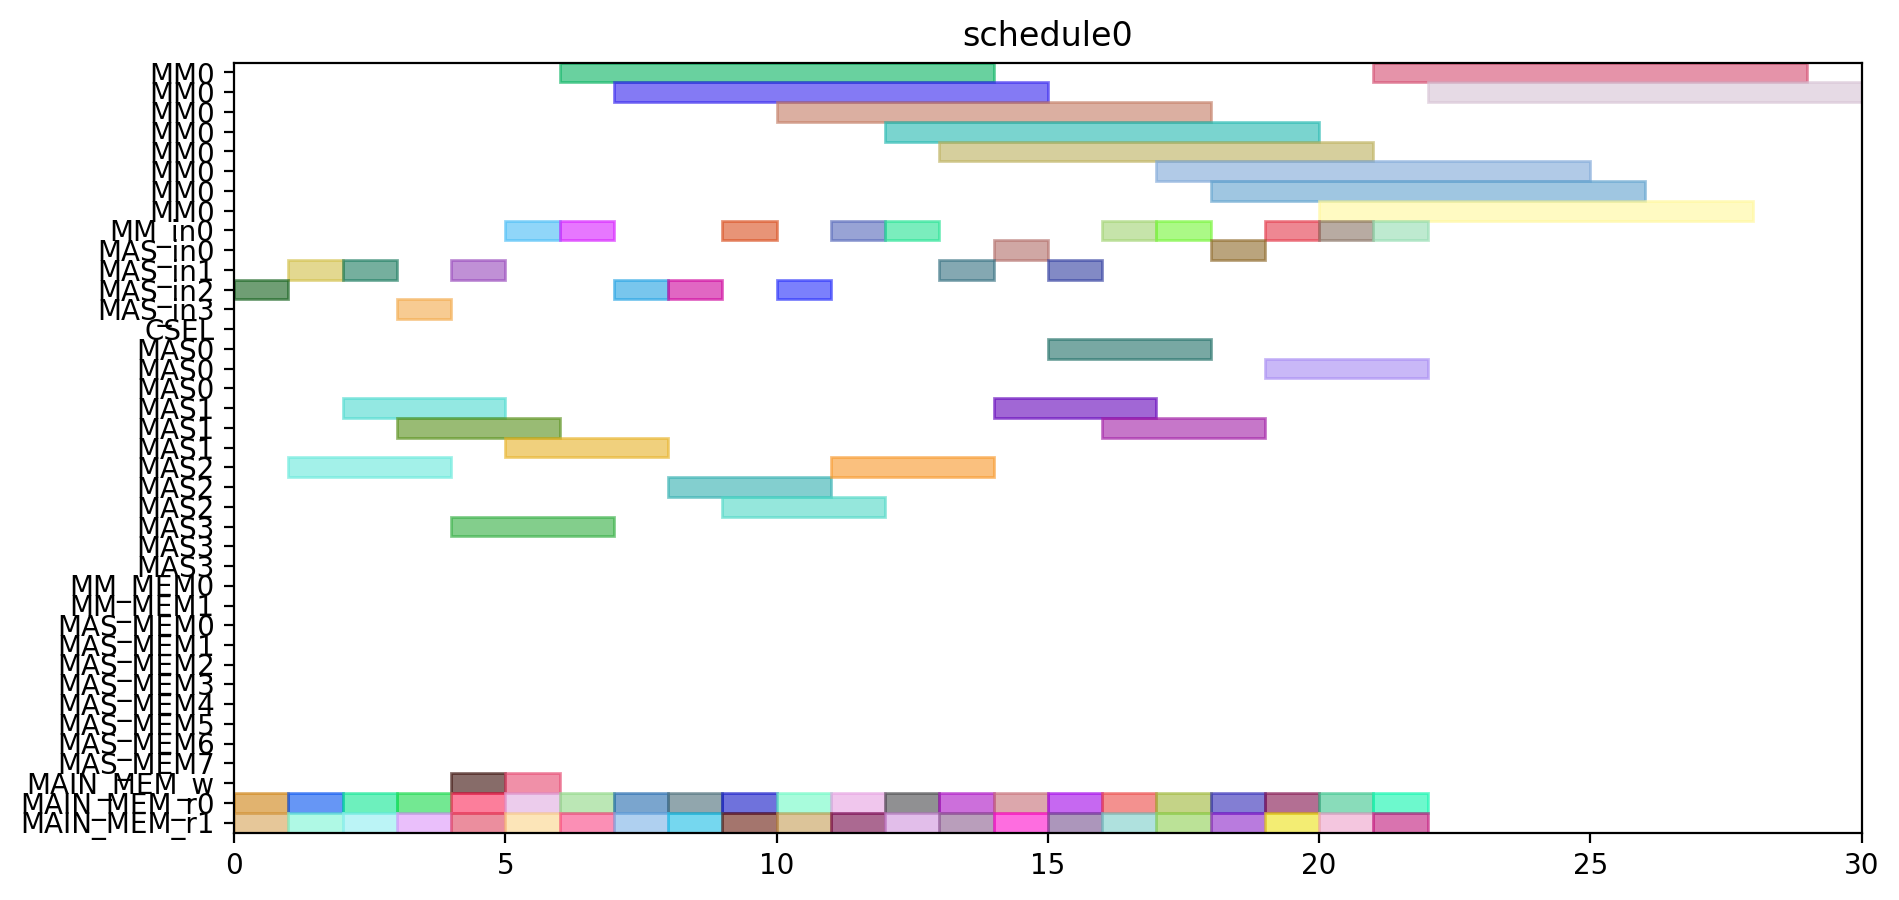

Here is the Python script that generated this plot:
from pyschedule import Scenario, solvers, plotters, alt


def solve():
	horizon = 120
	S = Scenario("schedule0", horizon=horizon)

	# resource
	MM = S.Resources('MM', num=1, size=8)
	MM_in = S.Resources('MM_in', num=1)
	MAS_in = S.Resources('MAS_in', num=4)
	CSEL = S.Resource('CSEL')
	MAS = S.Resources('MAS', num=4, size=3, periods=range(1, horizon))
	MM_MEM = S.Resources('MM_MEM', num=2)
	MAS_MEM = S.Resources('MAS_MEM', num=8)
	MAIN_MEM_w = S.Resource('MAIN_MEM_w', size=1)
	MAIN_MEM_r = S.Resources('MAIN_MEM_r', num=2)

	# result of previous scheduling

	# new tasks
	c10_t0 = S.Task('c10_t0', length=8, delay_cost=1)
	c10_t0 += alt(MM)
	c10_t0_in = S.Task('c10_t0_in', length=1, delay_cost=1)
	c10_t0_in += alt(MM_in)
	S += c10_t0_in*MM_in[0]<=c10_t0*MM[0]
	c10_t0_mem0 = S.Task('c10_t0_mem0', length=1, delay_cost=1)
	c10_t0_mem0 += MAIN_MEM_r[0]
	S += c10_t0_mem0 <= c10_t0

	c10_t0_mem1 = S.Task('c10_t0_mem1', length=1, delay_cost=1)
	c10_t0_mem1 += MAIN_MEM_r[1]
	S += c10_t0_mem1 <= c10_t0

	c10_t1 = S.Task('c10_t1', length=8, delay_cost=1)
	c10_t1 += alt(MM)
	c10_t1_in = S.Task('c10_t1_in', length=1, delay_cost=1)
	c10_t1_in += alt(MM_in)
	S += c10_t1_in*MM_in[0]<=c10_t1*MM[0]
	c10_t1_mem0 = S.Task('c10_t1_mem0', length=1, delay_cost=1)
	c10_t1_mem0 += MAIN_MEM_r[0]
	S += c10_t1_mem0 <= c10_t1

	c10_t1_mem1 = S.Task('c10_t1_mem1', length=1, delay_cost=1)
	c10_t1_mem1 += MAIN_MEM_r[1]
	S += c10_t1_mem1 <= c10_t1

	c10_t2 = S.Task('c10_t2', length=3, delay_cost=1)
	c10_t2 += alt(MAS)
	c10_t2_in = S.Task('c10_t2_in', length=1, delay_cost=1)
	c10_t2_in += alt(MAS_in)
	S += c10_t2_in*MAS_in[0]<=c10_t2*MAS[0]

	S += c10_t2_in*MAS_in[1]<=c10_t2*MAS[1]

	S += c10_t2_in*MAS_in[2]<=c10_t2*MAS[2]

	S += c10_t2_in*MAS_in[3]<=c10_t2*MAS[3]

	c10_t2_mem0 = S.Task('c10_t2_mem0', length=1, delay_cost=1)
	c10_t2_mem0 += MAIN_MEM_r[0]
	S += c10_t2_mem0 <= c10_t2

	c10_t2_mem1 = S.Task('c10_t2_mem1', length=1, delay_cost=1)
	c10_t2_mem1 += MAIN_MEM_r[1]
	S += c10_t2_mem1 <= c10_t2

	c10_t3 = S.Task('c10_t3', length=3, delay_cost=1)
	c10_t3 += alt(MAS)
	c10_t3_in = S.Task('c10_t3_in', length=1, delay_cost=1)
	c10_t3_in += alt(MAS_in)
	S += c10_t3_in*MAS_in[0]<=c10_t3*MAS[0]

	S += c10_t3_in*MAS_in[1]<=c10_t3*MAS[1]

	S += c10_t3_in*MAS_in[2]<=c10_t3*MAS[2]

	S += c10_t3_in*MAS_in[3]<=c10_t3*MAS[3]

	c10_t3_mem0 = S.Task('c10_t3_mem0', length=1, delay_cost=1)
	c10_t3_mem0 += MAIN_MEM_r[0]
	S += c10_t3_mem0 <= c10_t3

	c10_t3_mem1 = S.Task('c10_t3_mem1', length=1, delay_cost=1)
	c10_t3_mem1 += MAIN_MEM_r[1]
	S += c10_t3_mem1 <= c10_t3

	c20_t0 = S.Task('c20_t0', length=8, delay_cost=1)
	c20_t0 += alt(MM)
	c20_t0_in = S.Task('c20_t0_in', length=1, delay_cost=1)
	c20_t0_in += alt(MM_in)
	S += c20_t0_in*MM_in[0]<=c20_t0*MM[0]
	c20_t0_mem0 = S.Task('c20_t0_mem0', length=1, delay_cost=1)
	c20_t0_mem0 += MAIN_MEM_r[0]
	S += c20_t0_mem0 <= c20_t0

	c20_t0_mem1 = S.Task('c20_t0_mem1', length=1, delay_cost=1)
	c20_t0_mem1 += MAIN_MEM_r[1]
	S += c20_t0_mem1 <= c20_t0

	c20_t1 = S.Task('c20_t1', length=8, delay_cost=1)
	c20_t1 += alt(MM)
	c20_t1_in = S.Task('c20_t1_in', length=1, delay_cost=1)
	c20_t1_in += alt(MM_in)
	S += c20_t1_in*MM_in[0]<=c20_t1*MM[0]
	c20_t1_mem0 = S.Task('c20_t1_mem0', length=1, delay_cost=1)
	c20_t1_mem0 += MAIN_MEM_r[0]
	S += c20_t1_mem0 <= c20_t1

	c20_t1_mem1 = S.Task('c20_t1_mem1', length=1, delay_cost=1)
	c20_t1_mem1 += MAIN_MEM_r[1]
	S += c20_t1_mem1 <= c20_t1

	c20_t2 = S.Task('c20_t2', length=3, delay_cost=1)
	c20_t2 += alt(MAS)
	c20_t2_in = S.Task('c20_t2_in', length=1, delay_cost=1)
	c20_t2_in += alt(MAS_in)
	S += c20_t2_in*MAS_in[0]<=c20_t2*MAS[0]

	S += c20_t2_in*MAS_in[1]<=c20_t2*MAS[1]

	S += c20_t2_in*MAS_in[2]<=c20_t2*MAS[2]

	S += c20_t2_in*MAS_in[3]<=c20_t2*MAS[3]

	c20_t2_mem0 = S.Task('c20_t2_mem0', length=1, delay_cost=1)
	c20_t2_mem0 += MAIN_MEM_r[0]
	S += c20_t2_mem0 <= c20_t2

	c20_t2_mem1 = S.Task('c20_t2_mem1', length=1, delay_cost=1)
	c20_t2_mem1 += MAIN_MEM_r[1]
	S += c20_t2_mem1 <= c20_t2

	c20_t3 = S.Task('c20_t3', length=3, delay_cost=1)
	c20_t3 += alt(MAS)
	c20_t3_in = S.Task('c20_t3_in', length=1, delay_cost=1)
	c20_t3_in += alt(MAS_in)
	S += c20_t3_in*MAS_in[0]<=c20_t3*MAS[0]

	S += c20_t3_in*MAS_in[1]<=c20_t3*MAS[1]

	S += c20_t3_in*MAS_in[2]<=c20_t3*MAS[2]

	S += c20_t3_in*MAS_in[3]<=c20_t3*MAS[3]

	c20_t3_mem0 = S.Task('c20_t3_mem0', length=1, delay_cost=1)
	c20_t3_mem0 += MAIN_MEM_r[0]
	S += c20_t3_mem0 <= c20_t3

	c20_t3_mem1 = S.Task('c20_t3_mem1', length=1, delay_cost=1)
	c20_t3_mem1 += MAIN_MEM_r[1]
	S += c20_t3_mem1 <= c20_t3

	c01_t0 = S.Task('c01_t0', length=8, delay_cost=1)
	c01_t0 += alt(MM)
	c01_t0_in = S.Task('c01_t0_in', length=1, delay_cost=1)
	c01_t0_in += alt(MM_in)
	S += c01_t0_in*MM_in[0]<=c01_t0*MM[0]
	c01_t0_mem0 = S.Task('c01_t0_mem0', length=1, delay_cost=1)
	c01_t0_mem0 += MAIN_MEM_r[0]
	S += c01_t0_mem0 <= c01_t0

	c01_t0_mem1 = S.Task('c01_t0_mem1', length=1, delay_cost=1)
	c01_t0_mem1 += MAIN_MEM_r[1]
	S += c01_t0_mem1 <= c01_t0

	c01_t1 = S.Task('c01_t1', length=8, delay_cost=1)
	c01_t1 += alt(MM)
	c01_t1_in = S.Task('c01_t1_in', length=1, delay_cost=1)
	c01_t1_in += alt(MM_in)
	S += c01_t1_in*MM_in[0]<=c01_t1*MM[0]
	c01_t1_mem0 = S.Task('c01_t1_mem0', length=1, delay_cost=1)
	c01_t1_mem0 += MAIN_MEM_r[0]
	S += c01_t1_mem0 <= c01_t1

	c01_t1_mem1 = S.Task('c01_t1_mem1', length=1, delay_cost=1)
	c01_t1_mem1 += MAIN_MEM_r[1]
	S += c01_t1_mem1 <= c01_t1

	c01_t2 = S.Task('c01_t2', length=3, delay_cost=1)
	c01_t2 += alt(MAS)
	c01_t2_in = S.Task('c01_t2_in', length=1, delay_cost=1)
	c01_t2_in += alt(MAS_in)
	S += c01_t2_in*MAS_in[0]<=c01_t2*MAS[0]

	S += c01_t2_in*MAS_in[1]<=c01_t2*MAS[1]

	S += c01_t2_in*MAS_in[2]<=c01_t2*MAS[2]

	S += c01_t2_in*MAS_in[3]<=c01_t2*MAS[3]

	c01_t2_mem0 = S.Task('c01_t2_mem0', length=1, delay_cost=1)
	c01_t2_mem0 += MAIN_MEM_r[0]
	S += c01_t2_mem0 <= c01_t2

	c01_t2_mem1 = S.Task('c01_t2_mem1', length=1, delay_cost=1)
	c01_t2_mem1 += MAIN_MEM_r[1]
	S += c01_t2_mem1 <= c01_t2

	c01_t3 = S.Task('c01_t3', length=3, delay_cost=1)
	c01_t3 += alt(MAS)
	c01_t3_in = S.Task('c01_t3_in', length=1, delay_cost=1)
	c01_t3_in += alt(MAS_in)
	S += c01_t3_in*MAS_in[0]<=c01_t3*MAS[0]

	S += c01_t3_in*MAS_in[1]<=c01_t3*MAS[1]

	S += c01_t3_in*MAS_in[2]<=c01_t3*MAS[2]

	S += c01_t3_in*MAS_in[3]<=c01_t3*MAS[3]

	c01_t3_mem0 = S.Task('c01_t3_mem0', length=1, delay_cost=1)
	c01_t3_mem0 += MAIN_MEM_r[0]
	S += c01_t3_mem0 <= c01_t3

	c01_t3_mem1 = S.Task('c01_t3_mem1', length=1, delay_cost=1)
	c01_t3_mem1 += MAIN_MEM_r[1]
	S += c01_t3_mem1 <= c01_t3

	c11_t0 = S.Task('c11_t0', length=8, delay_cost=1)
	c11_t0 += alt(MM)
	c11_t0_in = S.Task('c11_t0_in', length=1, delay_cost=1)
	c11_t0_in += alt(MM_in)
	S += c11_t0_in*MM_in[0]<=c11_t0*MM[0]
	c11_t0_mem0 = S.Task('c11_t0_mem0', length=1, delay_cost=1)
	c11_t0_mem0 += MAIN_MEM_r[0]
	S += c11_t0_mem0 <= c11_t0

	c11_t0_mem1 = S.Task('c11_t0_mem1', length=1, delay_cost=1)
	c11_t0_mem1 += MAIN_MEM_r[1]
	S += c11_t0_mem1 <= c11_t0

	c11_t1 = S.Task('c11_t1', length=8, delay_cost=1)
	c11_t1 += alt(MM)
	c11_t1_in = S.Task('c11_t1_in', length=1, delay_cost=1)
	c11_t1_in += alt(MM_in)
	S += c11_t1_in*MM_in[0]<=c11_t1*MM[0]
	c11_t1_mem0 = S.Task('c11_t1_mem0', length=1, delay_cost=1)
	c11_t1_mem0 += MAIN_MEM_r[0]
	S += c11_t1_mem0 <= c11_t1

	c11_t1_mem1 = S.Task('c11_t1_mem1', length=1, delay_cost=1)
	c11_t1_mem1 += MAIN_MEM_r[1]
	S += c11_t1_mem1 <= c11_t1

	c11_t2 = S.Task('c11_t2', length=3, delay_cost=1)
	c11_t2 += alt(MAS)
	c11_t2_in = S.Task('c11_t2_in', length=1, delay_cost=1)
	c11_t2_in += alt(MAS_in)
	S += c11_t2_in*MAS_in[0]<=c11_t2*MAS[0]

	S += c11_t2_in*MAS_in[1]<=c11_t2*MAS[1]

	S += c11_t2_in*MAS_in[2]<=c11_t2*MAS[2]

	S += c11_t2_in*MAS_in[3]<=c11_t2*MAS[3]

	c11_t2_mem0 = S.Task('c11_t2_mem0', length=1, delay_cost=1)
	c11_t2_mem0 += MAIN_MEM_r[0]
	S += c11_t2_mem0 <= c11_t2

	c11_t2_mem1 = S.Task('c11_t2_mem1', length=1, delay_cost=1)
	c11_t2_mem1 += MAIN_MEM_r[1]
	S += c11_t2_mem1 <= c11_t2

	c11_t3 = S.Task('c11_t3', length=3, delay_cost=1)
	c11_t3 += alt(MAS)
	c11_t3_in = S.Task('c11_t3_in', length=1, delay_cost=1)
	c11_t3_in += alt(MAS_in)
	S += c11_t3_in*MAS_in[0]<=c11_t3*MAS[0]

	S += c11_t3_in*MAS_in[1]<=c11_t3*MAS[1]

	S += c11_t3_in*MAS_in[2]<=c11_t3*MAS[2]

	S += c11_t3_in*MAS_in[3]<=c11_t3*MAS[3]

	c11_t3_mem0 = S.Task('c11_t3_mem0', length=1, delay_cost=1)
	c11_t3_mem0 += MAIN_MEM_r[0]
	S += c11_t3_mem0 <= c11_t3

	c11_t3_mem1 = S.Task('c11_t3_mem1', length=1, delay_cost=1)
	c11_t3_mem1 += MAIN_MEM_r[1]
	S += c11_t3_mem1 <= c11_t3

	c21_t0 = S.Task('c21_t0', length=8, delay_cost=1)
	c21_t0 += alt(MM)
	c21_t0_in = S.Task('c21_t0_in', length=1, delay_cost=1)
	c21_t0_in += alt(MM_in)
	S += c21_t0_in*MM_in[0]<=c21_t0*MM[0]
	c21_t0_mem0 = S.Task('c21_t0_mem0', length=1, delay_cost=1)
	c21_t0_mem0 += MAIN_MEM_r[0]
	S += c21_t0_mem0 <= c21_t0

	c21_t0_mem1 = S.Task('c21_t0_mem1', length=1, delay_cost=1)
	c21_t0_mem1 += MAIN_MEM_r[1]
	S += c21_t0_mem1 <= c21_t0

	c21_t1 = S.Task('c21_t1', length=8, delay_cost=1)
	c21_t1 += alt(MM)
	c21_t1_in = S.Task('c21_t1_in', length=1, delay_cost=1)
	c21_t1_in += alt(MM_in)
	S += c21_t1_in*MM_in[0]<=c21_t1*MM[0]
	c21_t1_mem0 = S.Task('c21_t1_mem0', length=1, delay_cost=1)
	c21_t1_mem0 += MAIN_MEM_r[0]
	S += c21_t1_mem0 <= c21_t1

	c21_t1_mem1 = S.Task('c21_t1_mem1', length=1, delay_cost=1)
	c21_t1_mem1 += MAIN_MEM_r[1]
	S += c21_t1_mem1 <= c21_t1

	c21_t2 = S.Task('c21_t2', length=3, delay_cost=1)
	c21_t2 += alt(MAS)
	c21_t2_in = S.Task('c21_t2_in', length=1, delay_cost=1)
	c21_t2_in += alt(MAS_in)
	S += c21_t2_in*MAS_in[0]<=c21_t2*MAS[0]

	S += c21_t2_in*MAS_in[1]<=c21_t2*MAS[1]

	S += c21_t2_in*MAS_in[2]<=c21_t2*MAS[2]

	S += c21_t2_in*MAS_in[3]<=c21_t2*MAS[3]

	c21_t2_mem0 = S.Task('c21_t2_mem0', length=1, delay_cost=1)
	c21_t2_mem0 += MAIN_MEM_r[0]
	S += c21_t2_mem0 <= c21_t2

	c21_t2_mem1 = S.Task('c21_t2_mem1', length=1, delay_cost=1)
	c21_t2_mem1 += MAIN_MEM_r[1]
	S += c21_t2_mem1 <= c21_t2

	c21_t3 = S.Task('c21_t3', length=3, delay_cost=1)
	c21_t3 += alt(MAS)
	c21_t3_in = S.Task('c21_t3_in', length=1, delay_cost=1)
	c21_t3_in += alt(MAS_in)
	S += c21_t3_in*MAS_in[0]<=c21_t3*MAS[0]

	S += c21_t3_in*MAS_in[1]<=c21_t3*MAS[1]

	S += c21_t3_in*MAS_in[2]<=c21_t3*MAS[2]

	S += c21_t3_in*MAS_in[3]<=c21_t3*MAS[3]

	c21_t3_mem0 = S.Task('c21_t3_mem0', length=1, delay_cost=1)
	c21_t3_mem0 += MAIN_MEM_r[0]
	S += c21_t3_mem0 <= c21_t3

	c21_t3_mem1 = S.Task('c21_t3_mem1', length=1, delay_cost=1)
	c21_t3_mem1 += MAIN_MEM_r[1]
	S += c21_t3_mem1 <= c21_t3

	c000 = S.Task('c000', length=3, delay_cost=1)
	c000 += alt(MAS)
	c000_in = S.Task('c000_in', length=1, delay_cost=1)
	c000_in += alt(MAS_in)
	S += c000_in*MAS_in[0]<=c000*MAS[0]

	S += c000_in*MAS_in[1]<=c000*MAS[1]

	S += c000_in*MAS_in[2]<=c000*MAS[2]

	S += c000_in*MAS_in[3]<=c000*MAS[3]

	S += 0<c000

	c000_w = S.Task('c000_w', length=1, delay_cost=1)
	c000_w += alt(MAIN_MEM_w)
	S += c000 <= c000_w

	c000_mem0 = S.Task('c000_mem0', length=1, delay_cost=1)
	c000_mem0 += MAIN_MEM_r[0]
	S += c000_mem0 <= c000

	c000_mem1 = S.Task('c000_mem1', length=1, delay_cost=1)
	c000_mem1 += MAIN_MEM_r[1]
	S += c000_mem1 <= c000

	c001 = S.Task('c001', length=3, delay_cost=1)
	c001 += alt(MAS)
	c001_in = S.Task('c001_in', length=1, delay_cost=1)
	c001_in += alt(MAS_in)
	S += c001_in*MAS_in[0]<=c001*MAS[0]

	S += c001_in*MAS_in[1]<=c001*MAS[1]

	S += c001_in*MAS_in[2]<=c001*MAS[2]

	S += c001_in*MAS_in[3]<=c001*MAS[3]

	S += 0<c001

	c001_w = S.Task('c001_w', length=1, delay_cost=1)
	c001_w += alt(MAIN_MEM_w)
	S += c001 <= c001_w

	c001_mem0 = S.Task('c001_mem0', length=1, delay_cost=1)
	c001_mem0 += MAIN_MEM_r[0]
	S += c001_mem0 <= c001

	c001_mem1 = S.Task('c001_mem1', length=1, delay_cost=1)
	c001_mem1 += MAIN_MEM_r[1]
	S += c001_mem1 <= c001

	solvers.mip.solve(S,msg=1,kind='CPLEX',ratio_gap=1.01)

	solution = [['hoge']*len(S.solution()[1]) for i in range(len(S.solution()))]
	for i in range(len(S.solution())):
		for j in range(len(S.solution()[i])):
			solution[i][j]=str(S.solution()[i][j])
	print(solution)

	cycles = int(solution[-1][3])

	pic_file_name = "/home/mfukuda/ABE/multiRAM_multiMAS_16mux/scheduling_result/stage8MM1_stage3MAS4/FROB/schedule0.png"
	if(S.solution() != []):
		plotters.matplotlib.plot(S,img_filename=pic_file_name, show_task_labels=False, fig_size=(cycles*0.25+3, 5))

	return solution
